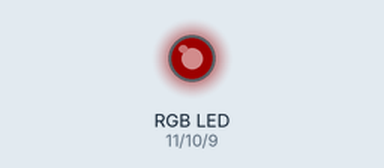
A sketch run on a simulated Arduino Uno, built with avr-gcc and run on an emulated ATmega328P. On the bench: an RGB LED mixed from three pins (HIGH = lit). Dim RGB values are drawn brighter than linear; what the sketch prints to the serial monitor is not drawn.

Above: at 0.15 s.
At 9.98 s:
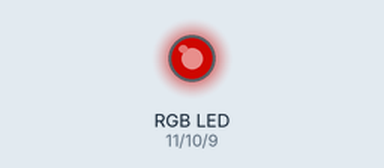
At 20.11 s:
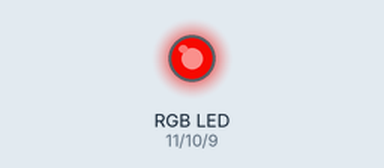
At 39.61 s:
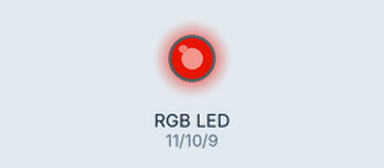
Timing chart, 0 to 40.0 s (numbered marks = the images above):
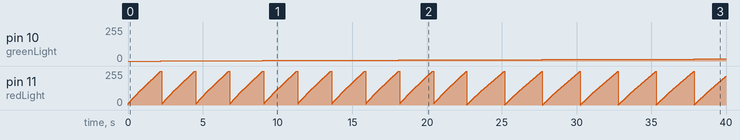

The sketch:

RGB.Test.ino
```cpp
// PIN veriable
//
// LedRGB
int blueLight = 9;
int greenLight = 10;
int redLight = 11;


//------------------------------------------------------------------------------

// Defined veriable
//
int red = 0;
int green = 0;
int blue = 0;

//------------------------------------------------------------------------------

// Defined Functions
//

// LedRGB Color Writes
void RGB_color(int red_value, int green_value, int blue_value) {
  analogWrite(blueLight, blue_value);
  analogWrite(greenLight, green_value);
  analogWrite(redLight, red_value);
  delay(0);
}

//------------------------------------------------------------------------------

//Inital Program Setup
//
void setup() {
// Start serial monitor
  Serial.begin(9600);

// Declare LedRGB pin oututs
  pinMode(blueLight, OUTPUT);
  pinMode(greenLight, OUTPUT);
  pinMode(redLight, OUTPUT);
}

//------------------------------------------------------------------------------

// Main Program Loop
void loop() {

// bump red
    red += 1;

// bump green
  if (red >= 255) {
    red = 0;
    green += 1;
}

// bump blue
  if (red >= 255 && green >= 255) {
    red = 0;
    green = 0;
    blue += 1;
}

// set LedRGB acording to loop defined variable red
    RGB_color(red, green, blue);

// print Percentage to serial monitor
  Serial.print(red);
  Serial.print(" ");
  Serial.print(green);
  Serial.print(" ");
  Serial.print(blue);
  Serial.println("");

// reset Loop
  if (red >= 255 && green >= 255 && blue >= 255){
    red = 0;
    green = 0;
    blue = 0;
}

// delay loop

}
```

Measured:
- by itself, pin 10 (greenLight): moves from 0/255 to 16/255 over 35.7 s
- by itself, pin 11 (redLight): ramps from 0/255 to 254/255 and jumps back, once every 2.3 s
